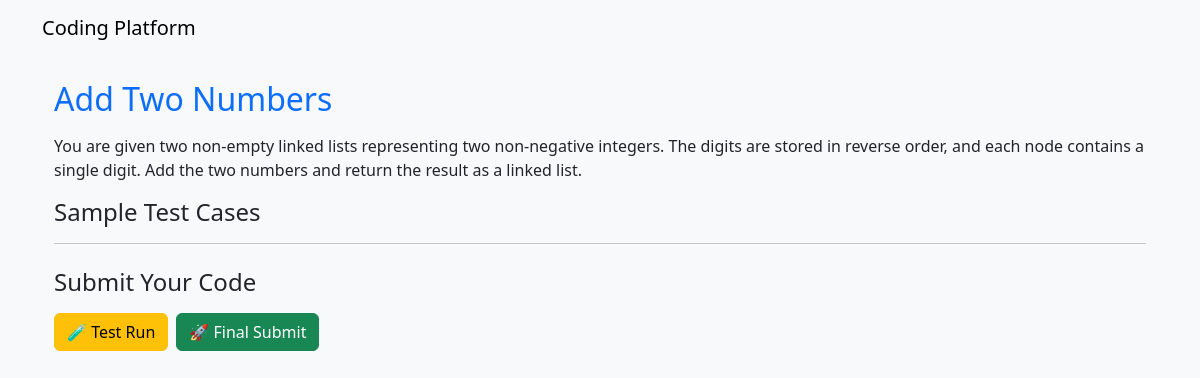
The page /challenges/2/ (signed in) on the database its author committed.
### challenges/models.py (models this page shows, shortened)
class Challenge(models.Model):
    title = models.CharField(max_length=255)
    description = RichTextField()
    time_limit = models.FloatField()
    contest = models.ForeignKey('contests.Contest', on_delete=models.CASCADE, default=1)
    created_by = models.ForeignKey(
        settings.AUTH_USER_MODEL,
        on_delete=models.CASCADE,
        related_name='challenges_created'
    )
    created_at = models.DateTimeField(auto_now_add=True)

### challenges/views.py (the view)
# urls.py: path('<int:challenge_id>/', views.challenge_detail, name='challenge_detail'),
@permission_classes([IsAuthenticated])
@login_required
def challenge_detail(request, challenge_id):
    challenge = get_object_or_404(Challenge, id=challenge_id)
    previous_submission = None
    if request.user.is_authenticated:
        previous_submission = Submission.objects.filter(
            user=request.user,
            challenge=challenge
        ).order_by('-submission_time').first()  # latest submission
    context = {
        'challenge': challenge,
        'previous_submission': previous_submission,
    }
    return render(request, 'challenges/challenge_detail.html', context)

### challenges/templates/challenges/challenge_detail.html (shortened to what this page needs)
{% extends 'base.html' %}
{% block content %}
<div class="container mt-4">
  <h2 class="text-primary">{{ challenge.title }}</h2>
  <p>{{ challenge.description|safe }}</p>
  <h4>Sample Test Cases</h4>
  <hr>
  <h4 class="mt-4">Submit Your Code</h4>
  <div class="d-flex gap-2">
    <button type="button" class="btn btn-warning" onclick="submitCode('test')">🧪 Test Run</button>
    <button type="button" class="btn btn-success" onclick="submitCode('final')">🚀 Final Submit</button>
  </div>
</div>
<link rel="stylesheet" href="https://cdnjs.cloudflare.com/ajax/libs/codemirror/5.65.13/codemirror.min.css">
{% endblock %}

### rows shown on the page
Challenge: title "Add Two Numbers", description "You are given two non-empty linked lists representing two non-negative integers. The digits are stored in reverse order, and each node contains a single digit. Add the two numbers and return the result as a linked list."
